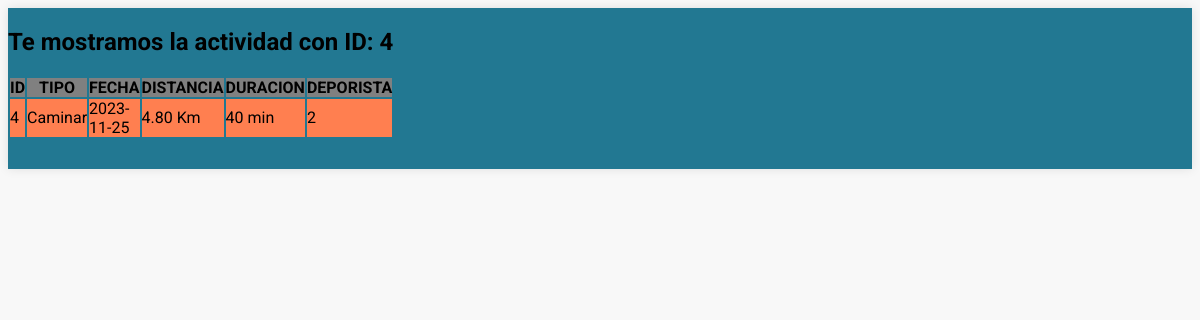
The app's page /actividad.php?id=4&tipo=Caminar with its own data.
### tables this page shows
CREATE TABLE IF NOT EXISTS caminata (
    id INT PRIMARY KEY,
    tipo VARCHAR(50) NOT NULL,
    fecha DATE NOT NULL,
    duracion_min INT NOT NULL,
    distancia_km DECIMAL(5, 2) NOT NULL,
    id_deportista INT
);

### app/models/DAO/ActividadDAO.php (called while the page is built, shortened)
<?php
require "../app/models/DTO/ActividadDTO.php";
class ActividadDAO
{
    private $db;
    public function __construct()
    {
        $this->db = DataBaseSingleton::getInstance();
    }
    public function obtenerActividadesPorId($tipo, $id)
    {
        $connection = $this->db->getConnection();
        $query = "SELECT * FROM $tipo WHERE id = $id";;
        $statement = $connection->query($query);
        $result = $statement->fetchAll(PDO::FETCH_ASSOC);
        $actividadesDTO = array();
        for ($i = 0; $i < count($result); $i++) {
            $fila = $result[$i];
            $actividadDTO = new ActividadDTO(
                $fila['id'],
                $fila['tipo'],
                $fila['fecha'],
                $fila['distancia_km'],
                $fila['duracion_min'],
                $fila['id_deportista'],
            );
            $actividadesDTO[] = $actividadDTO;
        }
        return $actividadesDTO;
    }
}

### app/models/DTO/ActividadDTO.php (called while the page is built, shortened)
<?php
class ActividadDTO implements JsonSerializable
{
    private $id;
    private $tipo;
    private $fecha;
    private $distancia_km;
    private $duracion_min;
    private $id_deportista;
    public function __construct($id, $tipo, $fecha, $distancia_km, $duracion_min, $id_deportista)
    {
        $this->id = $id;
        $this->tipo = $tipo;
        $this->fecha = $fecha;
        $this->distancia_km = $distancia_km;
        $this->duracion_min = $duracion_min;
        $this->id_deportista = $id_deportista;
    }
    public function getId()
    {
        return $this->id;
    }
    public function getTipo()
    {
        return $this->tipo;
    }
    public function getFecha()
    {
        return $this->fecha;
    }
    public function getDistanciaKm()
    {
        return $this->distancia_km;
    }
    public function getDuracionMin()
    {
        return $this->duracion_min;
    }
    public function getIdDeportista()
    {
        return $this->id_deportista;
    }
}

### public/actividad.php (the view, shortened to what this page needs)
<?php
require '../app/models/DAO/ActividadDAO.php';
$actividadDAO = new ActividadDAO();
$tipo = $_GET['tipo'];
$id = $_GET['id'];
if ($tipo == "Caminar") {
    $tipo = "caminata";
}
?>
<html>
<head>
    <link rel="stylesheet" href="../app/views/estilo.css" />
</head>
<body>
    <main>
        <section>
            <section>
                <h2>Te mostramos la actividad con ID: <?php echo $id ?></h2>
            </section>
            <table>
                <tr>
                    <th>ID</th>
                    <th>TIPO</th>
                    <th>FECHA</th>
                    <th>DISTANCIA</th>
                    <th>DURACION</th>
                    <th>DEPORISTA</th>
                </tr>
                <?php
                $actividades = $actividadDAO->obtenerActividadesPorId($tipo, $id);
                foreach ($actividades as $actividad) {
                ?>
                    <form action="<?= $_SERVER['PHP_SELF']; ?>" methog="GET">
                        <tr>
                            <td> <?php echo $actividad->getId(); ?> </td>
                            <td> <?php echo $actividad->getTipo(); ?> </td>
                            <td> <?php echo $actividad->getFecha(); ?> </td>
                            <td> <?php echo $actividad->getDistanciaKm(); ?> Km </td>
                            <td> <?php echo $actividad->getDuracionMin(); ?> min </td>
                            <td> <?php echo $actividad->getIdDeportista(); ?></td>
                        </tr>
                    </form>
                <?php
                }
                ?>
            </table>
        </section>
    </main>
</body>
</html>

### app/views/estilo.css (style rules this page uses)
* { border: 0; padding: 0; }
body { background: #f8f8f8; font-family: 'Roboto', sans-serif; }
main { background: #227892; box-shadow: 0 0 10px rgba(0, 0, 0, 0.1); grid-template-columns: repeat(4, 1fr); grid-template-rows: 50% auto; display: grid; grid-template-areas: "cont cont cont cont" "form form form form"; row-gap: 30px; margin: auto; }
table th { background-color: grey; align-items: center; }
table tr:nth-child(odd) { background-color: coral; }

### records on screen
caminata: id "4", tipo "Caminar", fecha "2023-11-25", distancia_km "4.80", duracion_min "40", id_deportista "2"

### other values on screen
$id "4"
